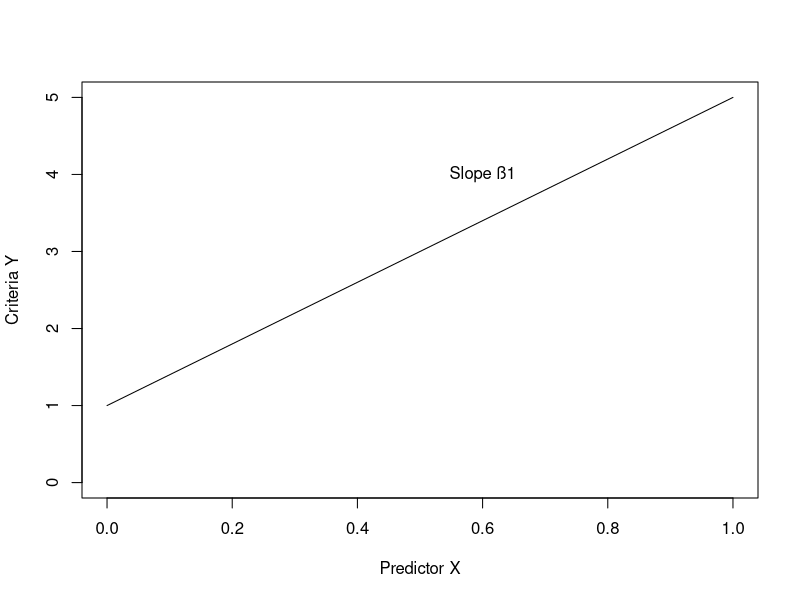
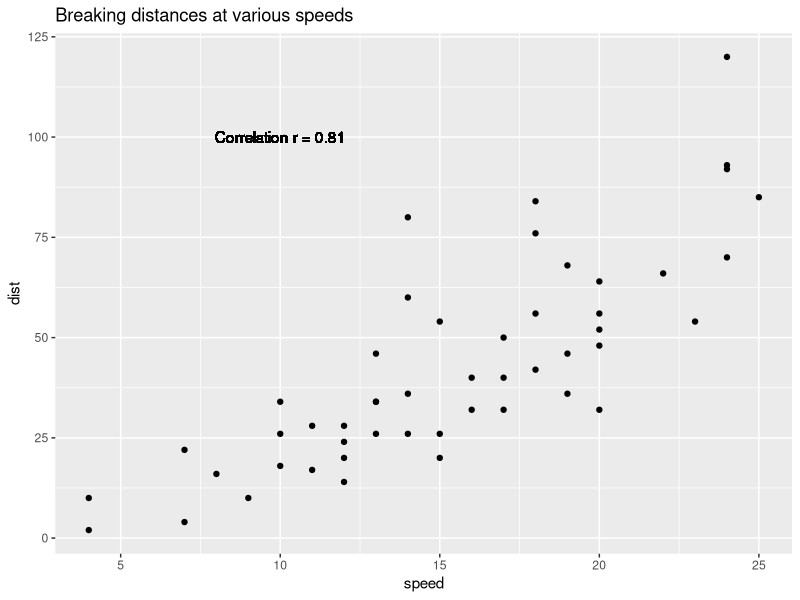
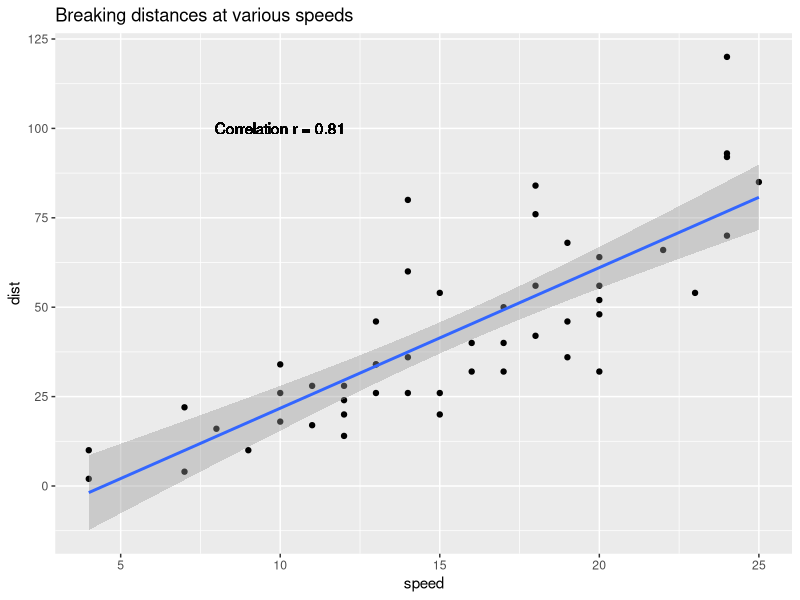
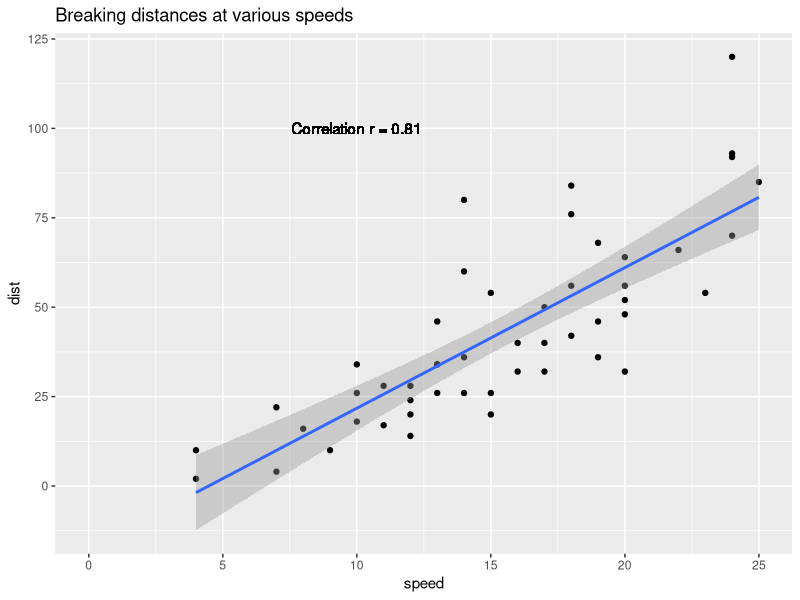
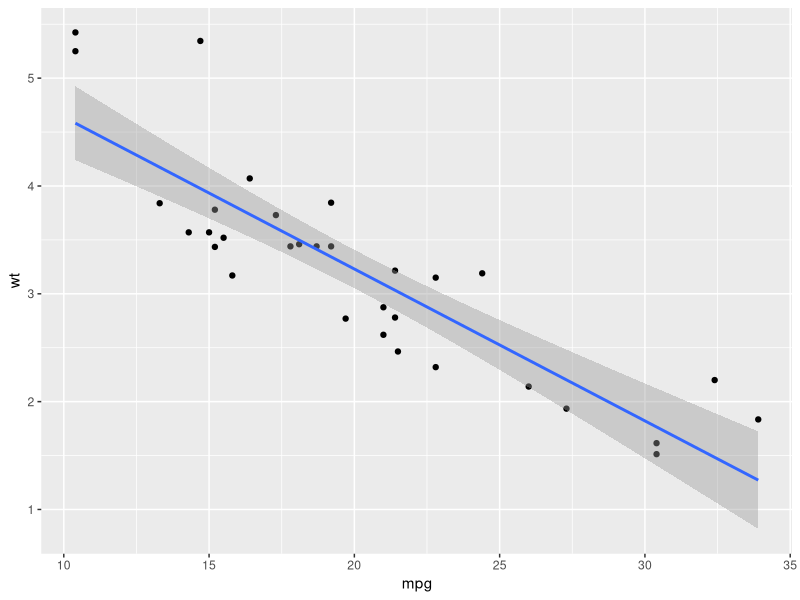
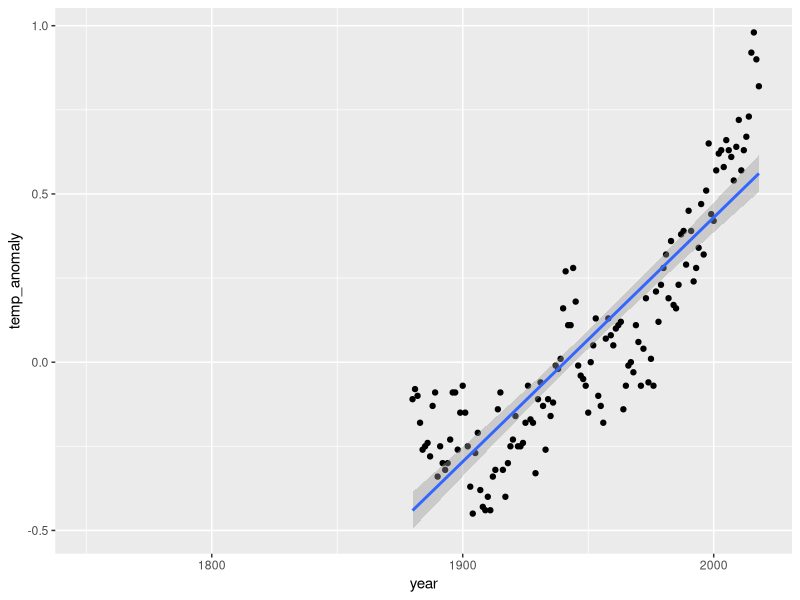

Recreate these plots in R, in order.
## ---- chunk 1
library(knitr)
library(tidyverse)
opts_chunk$set(echo = TRUE, warning = FALSE, message = FALSE, comment = "")
## ---- chunk 2
plot(c(0,1), c(1,5), type = "l", xlab = "Predictor X", ylab = "Criteria Y", ylim = c(0,5))
text(x = 0.6, y = 4, "Slope ß1")

## ---- chunk 3
ggplot(cars, aes(x = speed, y = dist)) +
  geom_point() +
  ggtitle("Breaking distances at various speeds") + 
  geom_text(x = 10, y = 100, label = paste0("Correlation r = ", round(cor(cars$speed, cars$dist), 2)))
## ---- chunk 4
ggplot(cars, aes(x = speed, y = dist)) +
  geom_point() +
  geom_smooth(method = "lm") +
  ggtitle("Breaking distances at various speeds") + 
  geom_text(x = 10, y = 100, label = paste0("Correlation r = ", round(cor(cars$speed, cars$dist), 2)))
## ---- chunk 5
ggplot(cars, aes(x = speed, y = dist)) +
  geom_point() +
  geom_smooth(method = "lm") +
  ggtitle("Breaking distances at various speeds") + 
  xlim(0,25) + 
  geom_text(x = 10, y = 100, label = paste0("Correlation r = ", round(cor(cars$speed, cars$dist), 2)))
## ---- chunk 6
fit <- lm(dist ~ speed, data = cars)
fit
## ---- chunk 7
summary(fit)
## ---- chunk 8
cor(mtcars$mpg, mtcars$wt)
fit <- lm(mpg ~ wt, data = mtcars)
summary(fit)
## ---- chunk 9
ggplot(mtcars, aes(x = mpg, y = wt)) + 
  geom_point() + 
  geom_smooth(method = "lm")
## ---- chunk 10
library(dslabs)
fit <- lm(temp_anomaly ~ year, 
          data = temp_carbon)
summary(fit)
## ---- chunk 11
ggplot(temp_carbon, aes(x = year, 
                        y = temp_anomaly)) + 
  geom_point() + 
  geom_smooth(method = "lm")
## ---- chunk 12
fit <- lm(mpg ~ wt + cyl + wt:cyl, data = mtcars)
summary(fit)
## ---- chunk 13
library(dslabs)
fit <- lm(infant_mortality ~ year + fertility + fertility:year, data = gapminder)
summary(fit)
## ---- chunk 14
dat <- gapminder
dat$year <- scale(dat$year, scale = FALSE)
dat$fertility <- scale(dat$fertility, scale = FALSE)
fit <- lm(infant_mortality ~ year + fertility + fertility:year, data = dat)
summary(fit)
## ---- chunk 15
mtcars$wt_centered <- scale(mtcars$wt, scale = FALSE)
mtcars$am_factor <- factor(mtcars$am, labels = c("Automatic", "Manual"))
fit <- lm(mpg ~ wt_centered + am_factor + wt_centered:am_factor, data = mtcars)
summary(fit)
## ---- chunk 16
heights$sex <- factor(heights$sex)
fit <- lm(height ~ sex, data = heights)
summary(fit)
## ---- chunk 17
fit <- lm(mpg ~ am_factor, data = mtcars)
coefficients(fit)
## ---- chunk 18
contrasts(mtcars$am_factor) <- contr.helmert(2)
fit <- lm(mpg ~ am_factor, data = mtcars)
coefficients(fit)
## ---- chunk 19
mtcars$am_factor <- factor(mtcars$am, labels = c("Automatic", "Manual"))
contrasts(mtcars$am_factor) <- contr.helmert(2)
fit1 <- lm(mpg ~ wt + am_factor + wt:am_factor, data = mtcars)
summary(fit1)
contrasts(mtcars$am_factor) <- contr.treatment(2)
fit2 <- lm(mpg ~ wt + am_factor + wt:am_factor, data = mtcars)
summary(fit2)
